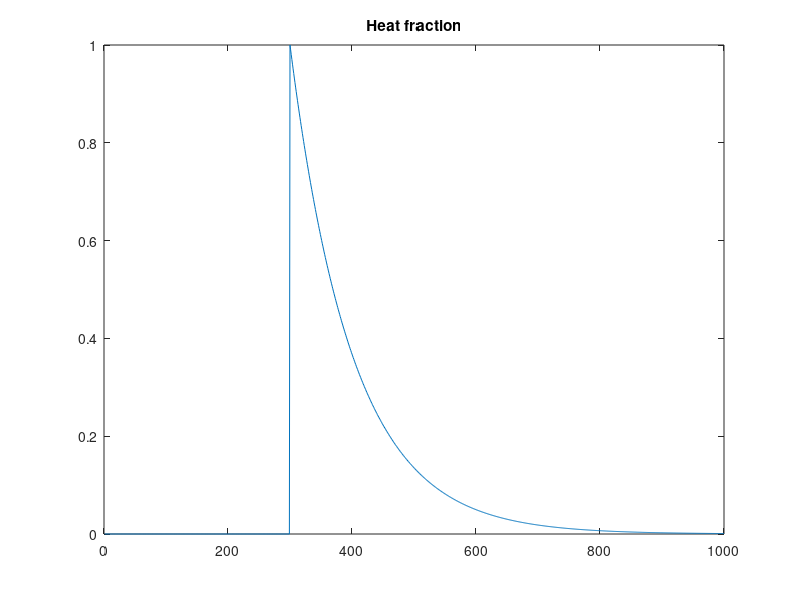

MATLAB code to generate this figure: (Note: this script raises an error after producing the figure.)
% second test script looking for tails???


domain_size = 1000;



%create fire mask
mask = zeros(domain_size,domain_size);
strip = ones(domain_size,1);
mask(:,round(domain_size/2)) = strip;

%make heat map
heat = zeros(domain_size,domain_size);
heat_strip = zeros(1,domain_size);
a = 0.01;
fire_start = 300;
for i = fire_start:domain_size
    heat_strip(1,i) = exp(-(i-fire_start)*a);
end
for i = 1:domain_size
    heat(i,:) = heat_strip;
end
figure, plot(heat(50,:)), title('Heat fraction')
%make probability matrix
detection_probs = zeros(domain_size,domain_size);

for i = 1:domain_size
    for j = 1:domain_size
        detection_probs(i,j) = detection_probability(heat(i,j));
    end
end
figure,plot(detection_probs(round(domain_size/2),:)),title('Detection probability')

    


%set up of likelihood stuff
like = [];
radius = 30;
weight = gauss_weight(radius);


%loop to make likelihoods
counter = 1;
for i=radius+1:domain_size-radius
    
%     counter
    l =  compute_pixel_probability(round(domain_size/2),i,heat,radius, weight, detection_probs );
    like(counter) = log(l);
    counter = counter +1;
end

figure,plot(like)


    
% testing region
% x = 1:domain_size;
% center = fire_start*ones(1,domain_size);
% g = @(x,x_0,sig) exp(-(x-x_0).^2/2/sig^2);
% 
% sig = 16;
% y = g(x,center,sig);
% figure,plot(y),title('gaussian');
% yg = log(y(1,1:940));
% log_prob = log(detection_probs(round(domain_size/2),1:940));
% liker = yg+log_prob;
% 
% figure,plot(yp),title('prob');
% figure,plot(liker),title('like')

